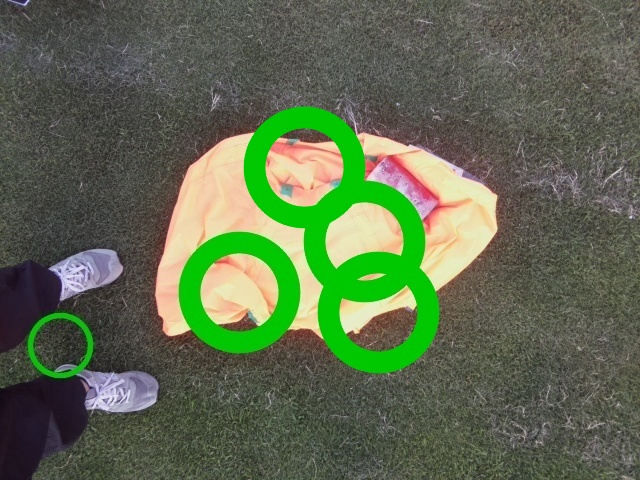
#> input picture 000.jpg, 640 x 480 px, given in place of IMG_0868.jpg, which was not available
$ python camera.py
#> lines starting #> are read from the running program, lines starting #| are printed output that depends on the picture; after the words box and inside, x2 and y2 are one past the last pixel; in counts of white or black regions, pixels touching at a corner belong together; long printed decimals are rounded; pictures that were not available may be replaced by others from this repository, and a replacement may not be noted
# import picamera
import cv2
import numpy as np
import time
# from queenbee.logger import log_file_r

class Camera:

    def __init__(self):
        # self.camera = picamera.PiCamera()
        print('キャメラ初期化完了')

    # def take_pic(self, file_path):
    #     self.camera.capture(file_path)

    def save_detected_img(self, file_path, img, center_px):
        cv2.circle(img, (int(center_px[0]), int(center_px[1])), 50, (0, 200, 0),
                thickness=20, lineType=cv2.LINE_AA)
        cv2.imwrite(file_path, img)

    def detect_center(self, file_path):
#> called with file_path = 'IMG_0868.jpg'
        img = cv2.imread(file_path) # 画像を読み込む
#> img is the input picture: shape (480, 640, 3); mean B, G, R 79.3, 106.2, 93.9

        height, width = img.shape[:2] # 画像のサイズを取得する
#> height = 480; width = 640

        hsv = cv2.cvtColor(img, cv2.COLOR_BGR2HSV_FULL) # 色基準で2値化する(HSVで色を表す)
#> hsv: shape (480, 640, 3); mean H, S, V 62.1, 62.1, 112.6

        # 色の範囲を指定する
        hsv_min = np.array([0,145,0]) #0-255, 0-255, 0-255
        hsv_max = np.array([15,255,255])
        mask = cv2.inRange(hsv, hsv_min, hsv_max)
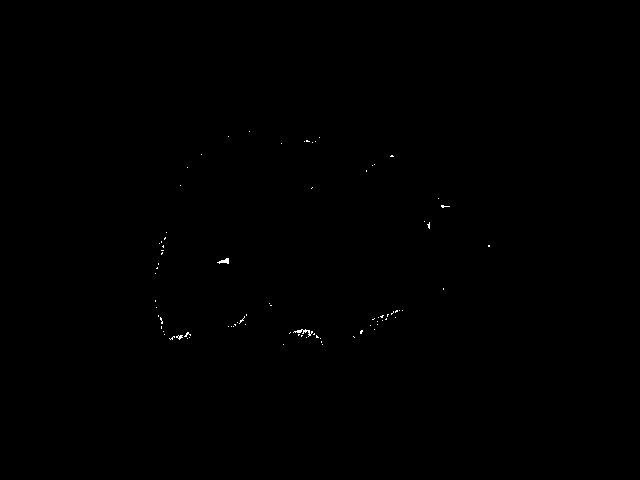
#> mask: shape (480, 640); 0.11% white in thin lines or dots, all inside (x1, y1, x2, y2) = (155, 131, 490, 345)

        # [8 lines of commented-out code are left out]
        nlabels, labels, stats, centroids = cv2.connectedComponentsWithStats(mask)
#> labels: shape (480, 640) int32; 84 distinct labels, from 0 to 83
#> nlabels = 84; stats = 84 rows, first 6: [0, 0, 640, 480, 306858], [249, 131, 1, 1, 1], [228, 136, 1, 1, 1], [319, 137, 1, 1, 1], [304, 141, 1, 1, 1], [306, 140, 4, 2, 6]; centroids = 84 pairs, first value 155 to 488.5, second value 131 to 344

        #　画像の背景の番号は 0 とラベリングされているので、実際のオブジェクトの数は nlabels - 1 となる
        nlabels = nlabels - 1
#> nlabels = 83
        labels = np.delete(labels, obj=0, axis=0)
#> labels: shape (479, 640) int32; 84 distinct labels, from 0 to 83
        stats = np.delete(stats, obj=0, axis=0)
#> stats = 83 rows, first 6: [249, 131, 1, 1, 1], [228, 136, 1, 1, 1], [319, 137, 1, 1, 1], [304, 141, 1, 1, 1], [306, 140, 4, 2, 6], [315, 141, 1, 1, 1]
        centroids = np.delete(centroids, obj=0, axis=0)
#> centroids = 83 pairs, first value 155 to 488.5, second value 131 to 344
        centroids[:,0] = (width/2 - centroids[:,0]) / width*2
        centroids[:,1] = (height/2 - centroids[:,1]) / height*2
        percent = stats[:,4] / (height*width)
#> percent = 83 values, max 0.000173 at index 62, min 3.26e-06 at index 0, mean 1.34e-05

        res = {}
        if nlabels == 0:
            res['height'] = None
            res['width'] = None
            res['percent'] = 0
            res['center'] = None
        else:
            max_index = np.argmax(percent)
#> max_index = 62
            res['height'] = height
            res['width'] = width
            res['percent'] = percent[max_index]
            res['center'] = centroids[max_index]
            self.save_detected_img(file_path, img, ((1-res['center'][0])*width/2, (1-res['center'][1])*height/2))
#> in save_detected_img, `cv2.circle(img, (int(center_px[0]), int(center_px[1])), 50, (0, 200, 0..`:
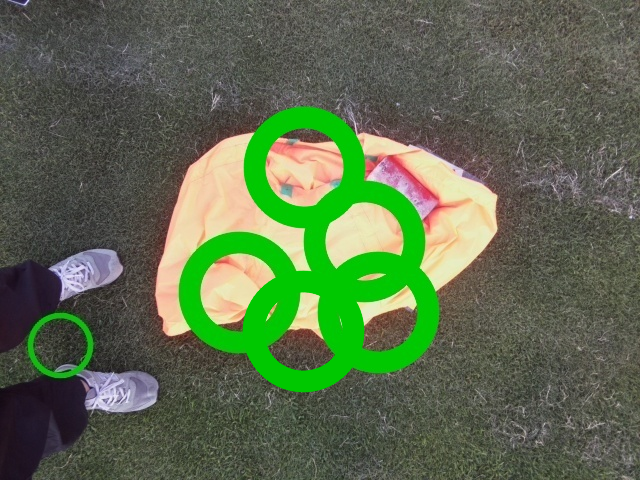
#> img: shape (480, 640, 3); 2.24% of pixels changed, all inside (x1, y1, x2, y2) = (242, 270, 365, 393)

        return res


if __name__ == "__main__":
    camera = Camera()

    file_No = 0
    # [5 lines of commented-out code are left out]
    file_path = 'IMG_0868.jpg'

    # print("taking pic...: {}".format(file_path))
    # camera.take_pic(file_path) # 写真を撮る
    res = camera.detect_center(file_path) # 赤の最大領域の占有率と重心を求める
#> res = {'height': 480, 'width': 640, 'percent': 0.000173, 'center': [0.0512, -0.381]}

    # [7 lines of commented-out code are left out]

    dif_arg = res['center'][0] * np.pi/6
#> dif_arg = 0.0268

    # ログの出力
    print('percent={}, center={}, dif_arg={}'.format(res['percent'], res['center'], dif_arg))
#| percent=0.0001725, center=[ 0.05118 -0.3811], dif_arg=0.0268

    time.sleep(1)

    # cv2.destroyAllWindows()

$ run again, on 001.jpg
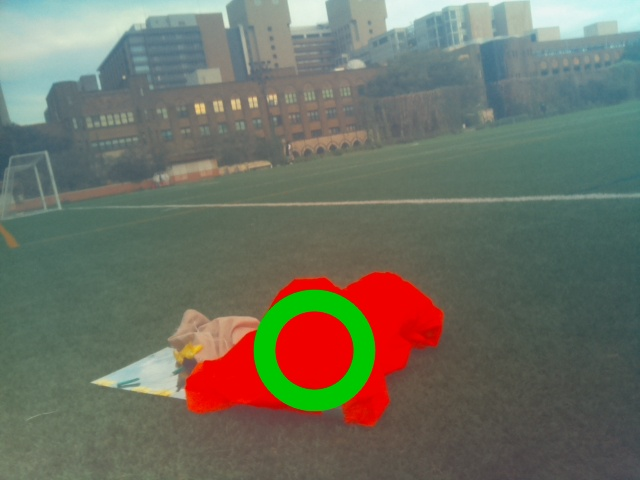
#> input picture 001.jpg, 640 x 480 px, given in place of IMG_0868.jpg, which was not available
#> in detect_center, img is the input picture: shape (480, 640, 3); mean B, G, R 99.2, 112.6, 110.6
#> hsv: shape (480, 640, 3); mean H, S, V 78.8, 64.3, 128.6
#> mask: shape (480, 640); 5.9% white; 5 white regions (2 under 20 px), largest, box (x1, y1, x2, y2) and area: (269, 271, 445, 428) 8747, (185, 323, 323, 416) 4766, (276, 312, 353, 389) 4577
#> in detect_center, `nlabels, labels, stats, centroids = cv2.connectedComponentsWithStats(m..`:
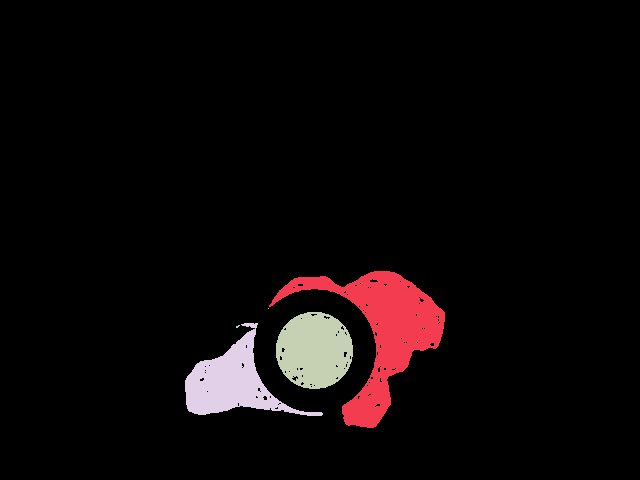
#> labels: shape (480, 640) int32; 6 distinct labels, from 0 to 5; one colour per label, 0 black
#> in detect_center, `nlabels, labels, stats, centroids = cv2.connectedComponentsWithStats(m..`: nlabels = 6; stats = [[0, 0, 640, 480, 289102], [269, 271, 176, 157, 8747], [268, 308, 1, 1, 1], [276, 312, 77, 77, 4577], [185, 323, 138, 93, 4766], [236, 325, 4, 3, 7]]; centroids = [[319.1, 232.6], [382.2, 331.7], [268, 308], [314, 349.9], [231.3, 382.3], [237.3, 326]]
#> in detect_center, `nlabels = nlabels - 1`: nlabels = 5
#> in detect_center, `stats = np.delete(stats, obj=0, axis=0)`: stats = [[269, 271, 176, 157, 8747], [268, 308, 1, 1, 1], [276, 312, 77, 77, 4577], [185, 323, 138, 93, 4766], [236, 325, 4, 3, 7]]
#> in detect_center, `centroids = np.delete(centroids, obj=0, axis=0)`: centroids = [[382.2, 331.7], [268, 308], [314, 349.9], [231.3, 382.3], [237.3, 326]]
#> percent = [0.0285, 3.26e-06, 0.0149, 0.0155, 2.28e-05]
#> max_index = 0
#> in save_detected_img, `cv2.circle(img, (int(center_px[0]), int(center_px[1])), 50, (0, 200, 0..`:
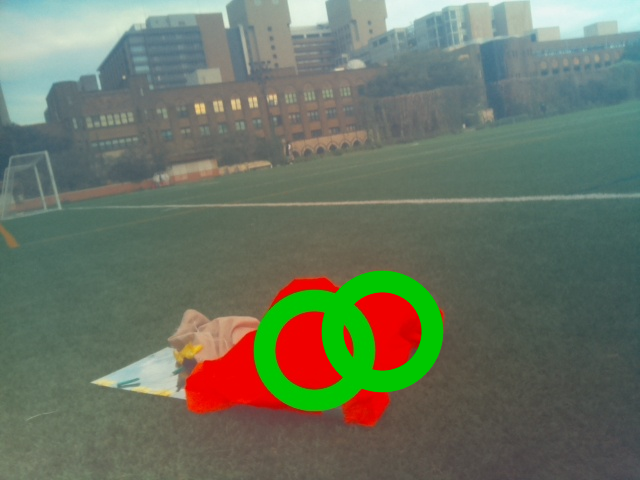
#> img: shape (480, 640, 3); 2.26% of pixels changed, all inside (x1, y1, x2, y2) = (321, 270, 444, 393)
#> res = {'height': 480, 'width': 640, 'percent': 0.0285, 'center': [-0.194, -0.382]}
#> dif_arg = -0.102
#| percent=0.02847, center=[-0.1944 -0.3822], dif_arg=-0.1018

$ run again, on 002.jpg
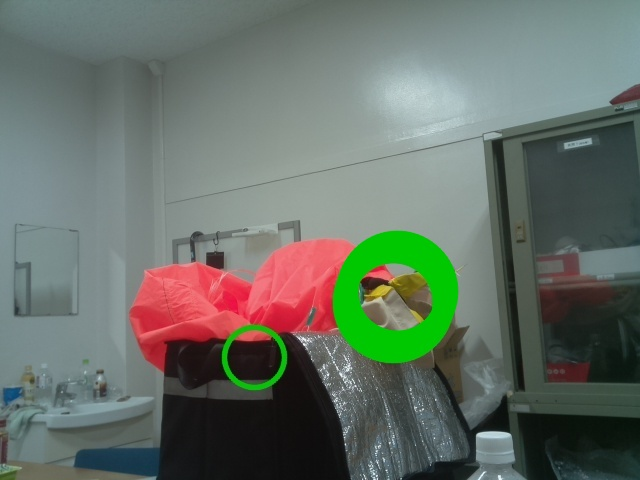
#> input picture 002.jpg, 640 x 480 px, given in place of IMG_0868.jpg, which was not available
#> in detect_center, img is the input picture: shape (480, 640, 3); mean B, G, R 102.6, 111.7, 102.5
#> hsv: shape (480, 640, 3); mean H, S, V 115.1, 52.4, 120.5
#> in detect_center, `mask = cv2.inRange(hsv, hsv_min, hsv_max)`:
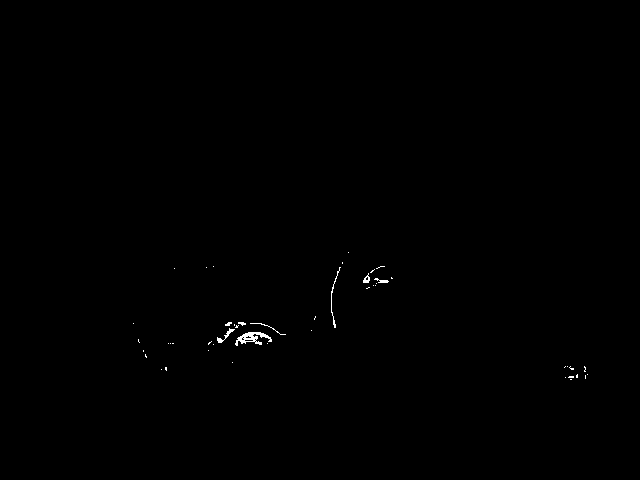
#> mask: shape (480, 640); 0.21% white in thin lines or dots, all inside (x1, y1, x2, y2) = (133, 252, 588, 380)
#> in detect_center, `nlabels, labels, stats, centroids = cv2.connectedComponentsWithStats(m..`: nlabels = 49; stats = 49 rows, first 6: [0, 0, 640, 480, 306543], [348, 252, 1, 1, 1], [342, 262, 1, 2, 2], [206, 267, 1, 1, 1], [213, 266, 1, 1, 1], [331, 267, 10, 61, 80]; centroids = 49 pairs, first value 133 to 587, second value 239.3 to 379
#> in detect_center, `nlabels = nlabels - 1`: nlabels = 48
#> in detect_center, `stats = np.delete(stats, obj=0, axis=0)`: stats = 48 rows, first 6: [348, 252, 1, 1, 1], [342, 262, 1, 2, 2], [206, 267, 1, 1, 1], [213, 266, 1, 1, 1], [331, 267, 10, 61, 80], [376, 266, 9, 3, 9]
#> in detect_center, `centroids = np.delete(centroids, obj=0, axis=0)`: centroids = 48 pairs, first value 133 to 587, second value 252 to 379
#> percent = 48 values, max 0.000755 at index 24, min 3.26e-06 at index 0, mean 4.46e-05
#> max_index = 24
#> in save_detected_img, `cv2.circle(img, (int(center_px[0]), int(center_px[1])), 50, (0, 200, 0..`:
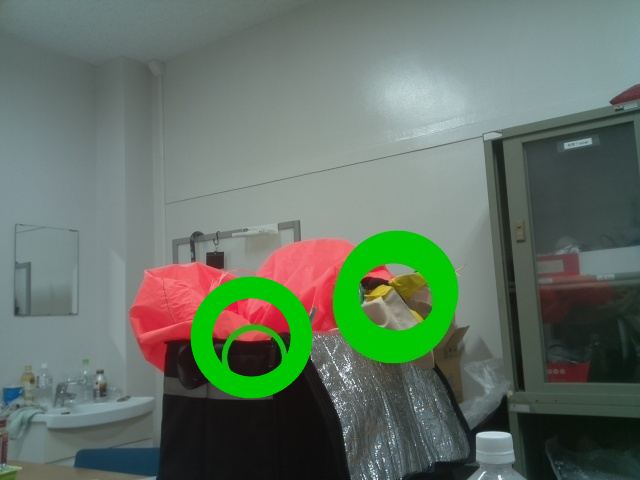
#> img: shape (480, 640, 3); 2.34% of pixels changed, all inside (x1, y1, x2, y2) = (190, 276, 313, 399)
#> res = {'height': 480, 'width': 640, 'percent': 0.000755, 'center': [0.213, -0.407]}
#> dif_arg = 0.112
#| percent=0.0007552, center=[ 0.2132  -0.4066], dif_arg=0.1116
